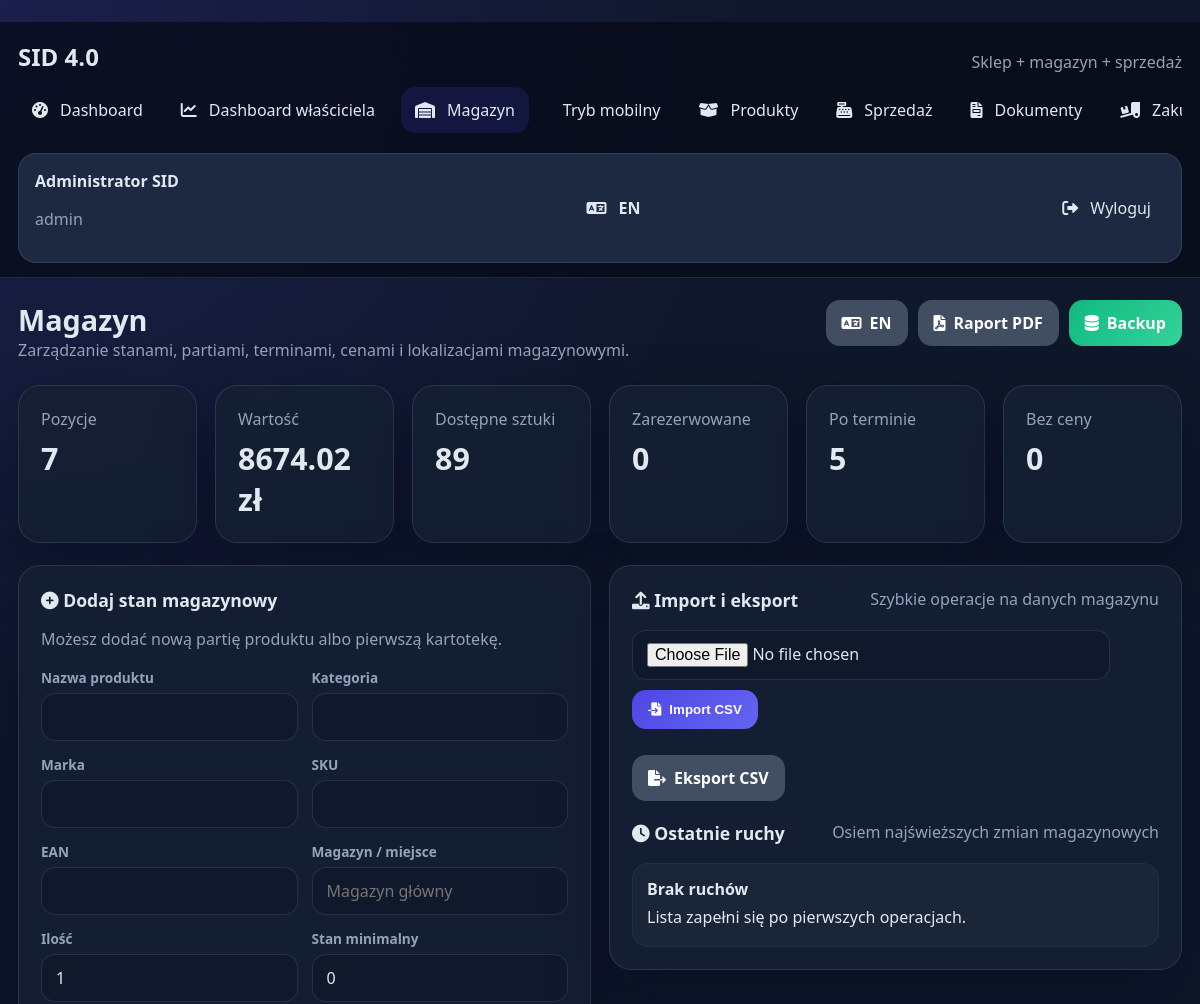
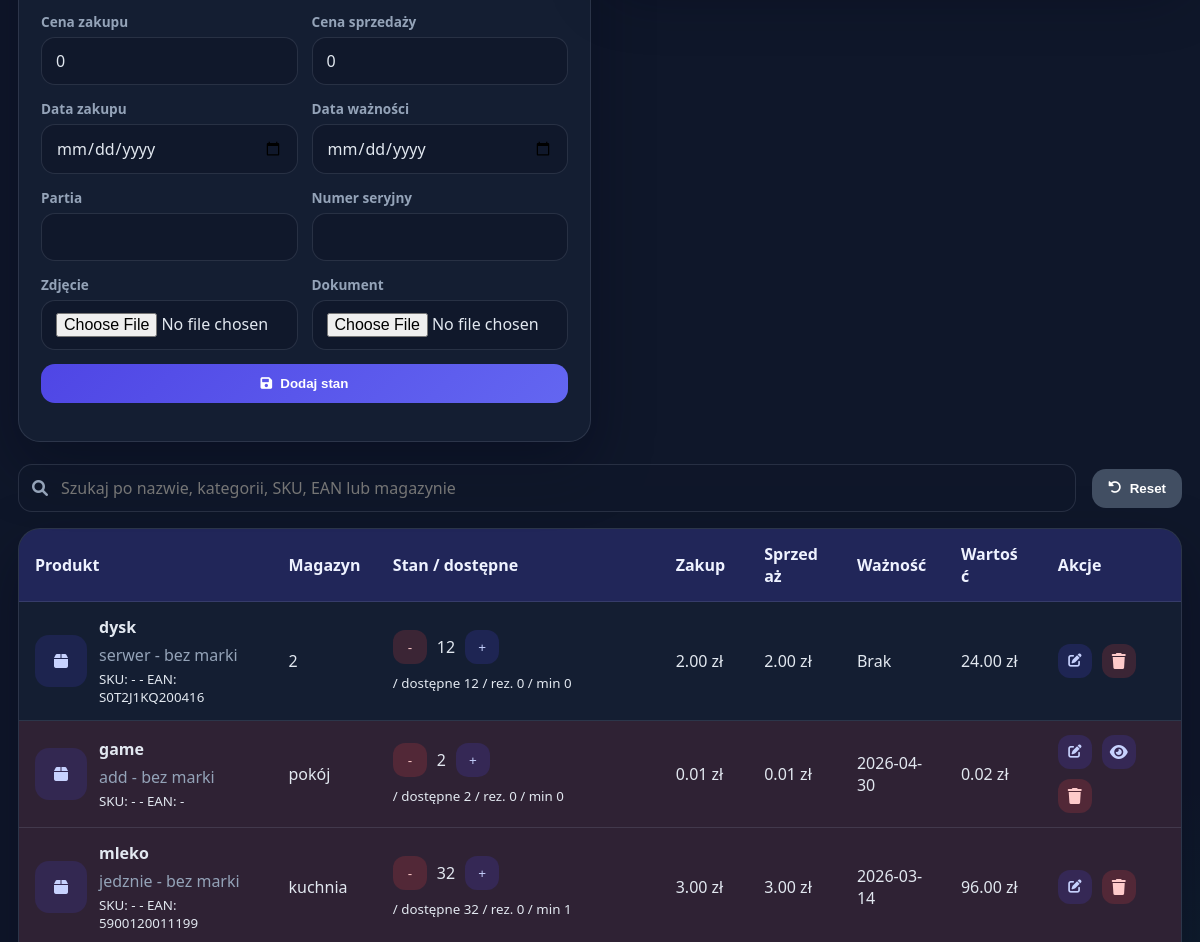
Before: /inventory (signed in, upper part) with the older database file (2 pictures, top to bottom).
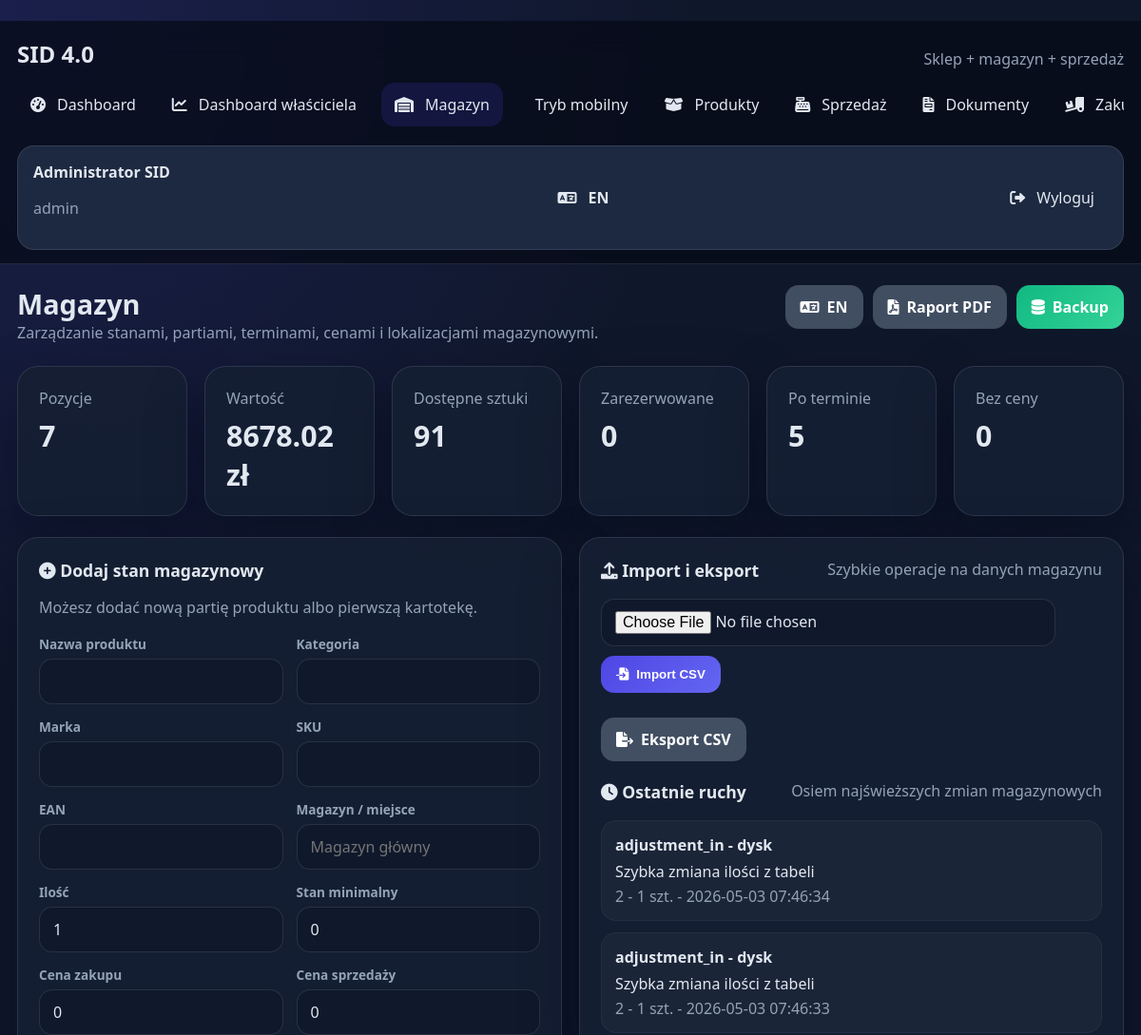
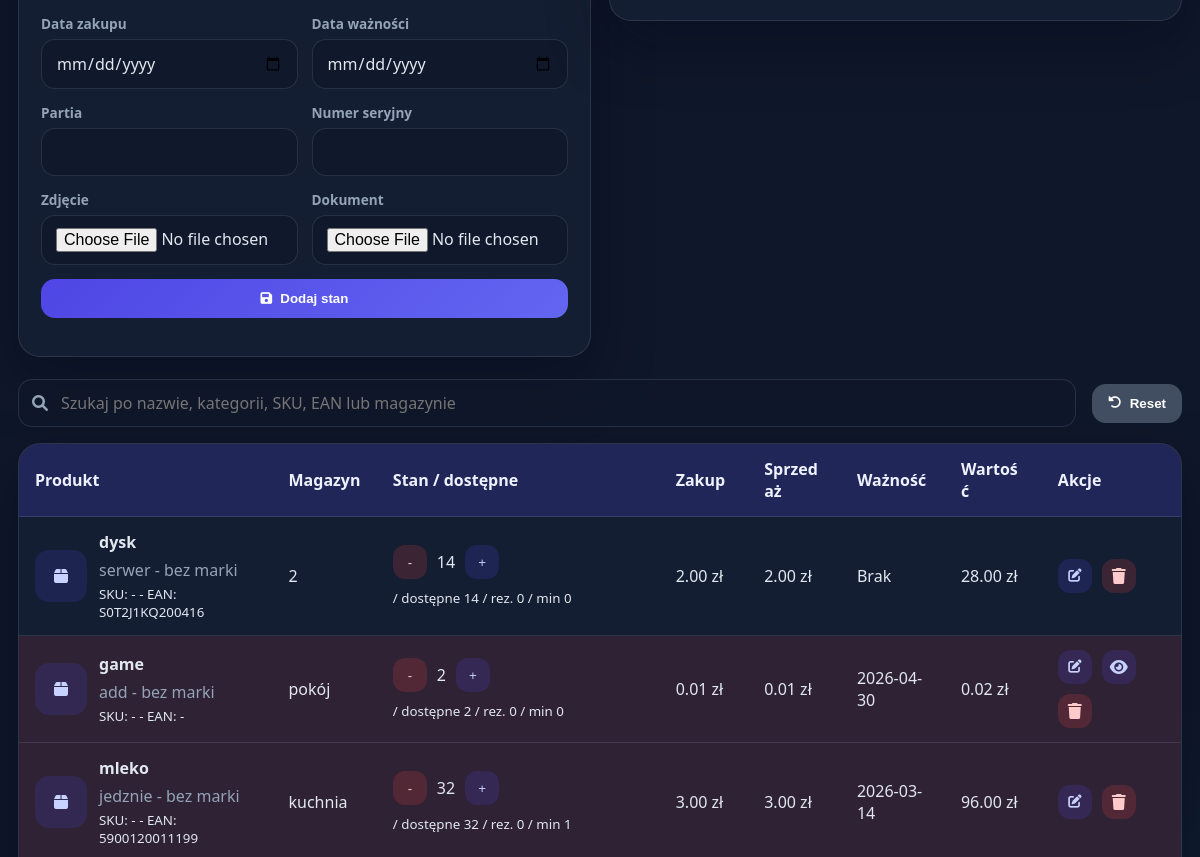
After: the same page with the newer database file (2 pictures, top to bottom).
### tables this page shows
CREATE TABLE stock_batches (
        id INTEGER PRIMARY KEY AUTOINCREMENT,
        product_id INTEGER NOT NULL,
        warehouse_id INTEGER NOT NULL,
        quantity INTEGER NOT NULL DEFAULT 0,
        expiry_date TEXT,
        purchase_date TEXT,
        lot_number TEXT,
        serial_number TEXT,
        document TEXT,
        image TEXT,
        is_active INTEGER NOT NULL DEFAULT 1,
        created_at TEXT NOT NULL,
        updated_at TEXT NOT NULL,
        FOREIGN KEY(product_id) REFERENCES products(id),
        FOREIGN KEY(warehouse_id) REFERENCES warehouses(id)
    );

CREATE TABLE products (
        id INTEGER PRIMARY KEY AUTOINCREMENT,
        title TEXT NOT NULL,
        sku TEXT UNIQUE,
        ean TEXT,
        category TEXT,
        brand TEXT,
        unit TEXT NOT NULL DEFAULT 'szt.',
        min_quantity INTEGER NOT NULL DEFAULT 0,
        purchase_price REAL NOT NULL DEFAULT 0,
        sale_price REAL NOT NULL DEFAULT 0,
        image TEXT,
        document TEXT,
        notes TEXT,
        created_at TEXT NOT NULL,
        updated_at TEXT NOT NULL
    );

CREATE TABLE warehouses (
        id INTEGER PRIMARY KEY AUTOINCREMENT,
        name TEXT UNIQUE NOT NULL,
        code TEXT,
        description TEXT,
        created_at TEXT NOT NULL
    );

CREATE TABLE stock_movements (
        id INTEGER PRIMARY KEY AUTOINCREMENT,
        product_id INTEGER NOT NULL,
        batch_id INTEGER,
        warehouse_id INTEGER NOT NULL,
        movement_type TEXT NOT NULL,
        quantity INTEGER NOT NULL,
        reference_type TEXT,
        reference_id TEXT,
        notes TEXT,
        created_at TEXT NOT NULL,
        user_id INTEGER, reversed_at TEXT, reversed_by INTEGER, reverse_reason TEXT,
        FOREIGN KEY(product_id) REFERENCES products(id),
        FOREIGN KEY(batch_id) REFERENCES stock_batches(id),
        FOREIGN KEY(warehouse_id) REFERENCES warehouses(id),
        FOREIGN KEY(user_id) REFERENCES users(id)
    );

### project.py (the view)
@app.route("/inventory")
@login_required
def inventory():
    items = get_inventory_items()
    return render_template(
        "inventory.html",
        items=items,
        stats=get_inventory_stats(items),
        warehouses=get_warehouses(),
        recent_movements=get_recent_movements(8),
    )

### project.py (called while the page is built)
def int_safe(value, default=0):
    try:
        if value is None or str(value).strip() == "":
            return default
        return int(float(str(value).replace(",", ".")))
    except (TypeError, ValueError):
        return default

def float_safe(value, default=0.0):
    try:
        if value is None or str(value).strip() == "":
            return default
        return float(str(value).replace(",", "."))
    except (TypeError, ValueError):
        return default

def clean_value(value, default=""):
    if value is None:
        return default
    return str(value).strip()

def get_current_language():
    lang = clean_value(session.get("lang"), "pl").lower()
    return lang if lang in SUPPORTED_LANGUAGES else "pl"

def tr(pl_text, en_text):
    return en_text if get_current_language() == "en" else pl_text

def current_language_label():
    return "EN" if get_current_language() == "en" else "PL"

def opposite_language():
    return "pl" if get_current_language() == "en" else "en"

def file_url(filename):
    if not filename:
        return ""
    return f"/static/uploads/{filename}"

### templates/inventory.html (shortened to what the changed rows need)
{% extends "base.html" %}
{% block page_title %}Magazyn{% endblock %}
{% block content %}
<section class="stats-grid compact">
    <article class="stat-card"><span>Wartość</span><h3 id="stat-total-value">{{ "%.2f"|format(stats.total_value) }} zł</h3></article>
    <article class="stat-card"><span>Dostępne sztuki</span><h3 id="stat-available-units">{{ stats.available_units }}</h3></article>
</section>
<section class="grid-two">
    <article class="panel-card">
        <ul class="audit-list">
            {% for move in recent_movements %}
                <li>
                    <strong>{{ move.movement_type }} - {{ move.product_title }}</strong>
                    <p>{{ move.notes or 'Ruch magazynowy' }}</p>
                    <span>{{ move.warehouse_name }} - {{ move.quantity }} szt. - {{ move.created_at }}</span>
                </li>
            {% else %}
                <li><strong>Brak ruchów</strong><p>Lista zapełni się po pierwszych operacjach.</p></li>
            {% endfor %}
        </ul>
    </article>
</section>
<section class="table-wrap panel-card">
    <table id="inventory-table">
        <thead>
            <tr>
                <th class="sortable" data-sort="title">Produkt</th>
                <th class="sortable" data-sort="warehouse">Magazyn</th>
                <th class="sortable" data-sort="quantity">Stan / dostępne</th>
                <th class="sortable" data-sort="purchase_price">Zakup</th>
                <th class="sortable" data-sort="sale_price">Sprzedaż</th>
                <th class="sortable" data-sort="expiry_date">Ważność</th>
                <th class="sortable" data-sort="total_value">Wartość</th>
                <th>Akcje</th>
            </tr>
        </thead>
        <tbody>
            {% for item in items %}
                <tr id="item-row-{{ item.batch_id }}" class="{{ item.status_class }}" data-title="{{ item.title|lower }}" data-warehouse="{{ item.warehouse_name|lower }}" data-quantity="{{ item.available_quantity_int }}" data-purchase_price="{{ item.purchase_price_float }}" data-sale_price="{{ item.sale_price_float }}" data-expiry_date="{{ item.expiry_date }}" data-total_value="{{ item.total_value }}">
                    <td>
                        <div class="product-cell">
                            {% if item.has_image %}
                                <img src="{{ item.image_url }}" alt="{{ item.title }}" class="product-thumb">
                            {% else %}
                                <div class="product-thumb placeholder"><i class="fas fa-box"></i></div>
                            {% endif %}
                            <div>
                                <strong>{{ item.title }}</strong>
                                <p>{{ item.category }} - {{ item.brand or 'bez marki' }}</p>
                                <small>SKU: {{ item.sku or '-' }} - EAN: {{ item.ean or '-' }}</small>
                            </div>
                        </div>
                    </td>
                    <td>{{ item.warehouse_name }}</td>
                    <td>
                        <div class="qty-inline qty-inline-wrap">
                            <button type="button" class="qty-btn minus" onclick="changeQty({{ item.batch_id }}, 'dec')">-</button>
                            <span id="qty-val-{{ item.batch_id }}" class="{% if item.is_low %}low-stock{% endif %}">{{ item.quantity_int }}</span>
                            <button type="button" class="qty-btn plus" onclick="changeQty({{ item.batch_id }}, 'inc')">+</button>
                            <small>/ dostępne <span id="available-val-{{ item.batch_id }}">{{ item.available_quantity_int }}</span> / rez. <span id="reserved-val-{{ item.batch_id }}">{{ item.reserved_quantity_int }}</span> / min <span id="min-val-{{ item.batch_id }}">{{ item.min_quantity_int }}</span></small>
                        </div>
                    </td>
                    <td>{{ item.purchase_price }} zł</td>
                    <td>{{ item.sale_price }} zł</td>
                    <td>{{ item.expiry_date or 'Brak' }}</td>
                    <td><span id="total-val-{{ item.batch_id }}">{{ "%.2f"|format(item.total_value) }}</span> zł</td>
                    <td>
                        <div class="action-group action-group-wrap">
                            <button type="button" class="icon-btn edit-btn" data-item='{{ item|tojson|forceescape }}'><i class="fas fa-edit"></i></button>
                            {% if item.has_document %}<a href="{{ item.document_url }}" class="icon-btn" target="_blank"><i class="fas fa-eye"></i></a>{% endif %}
                            <a href="{{ url_for('delete_inventory', batch_id=item.batch_id) }}" class="icon-btn danger" onclick="return confirm('UsunÓ pozycjÓ')"><i class="fas fa-trash"></i></a>
                        </div>
                    </td>
                </tr>
            {% endfor %}
        </tbody>
    </table>
</section>
{% endblock %}

Changed rows visible on the page:
added stock_movements: movement_type "adjustment_in", product_title "dysk", notes "Szybka zmiana ilości z tabeli", warehouse_name "2", quantity "1", created_at "2026-05-03 07:46:34"
added stock_movements: movement_type "adjustment_in", product_title "dysk", notes "Szybka zmiana ilości z tabeli", warehouse_name "2", quantity "1", created_at "2026-05-03 07:46:33"
changed stock_batches "Brak": quantity_int "12" → "14"; available_quantity_int "12" → "14"; total_value "24.00" → "28.00"
Other visible differences:
{{ "%.2f"|format(stats.total_value) }}: "8674.02" → "8678.02"
{{ stats.available_units }}: "89" → "91"
text no longer shown: "Brak ruchów Lista zapełni się po pierwszych operacjach."
